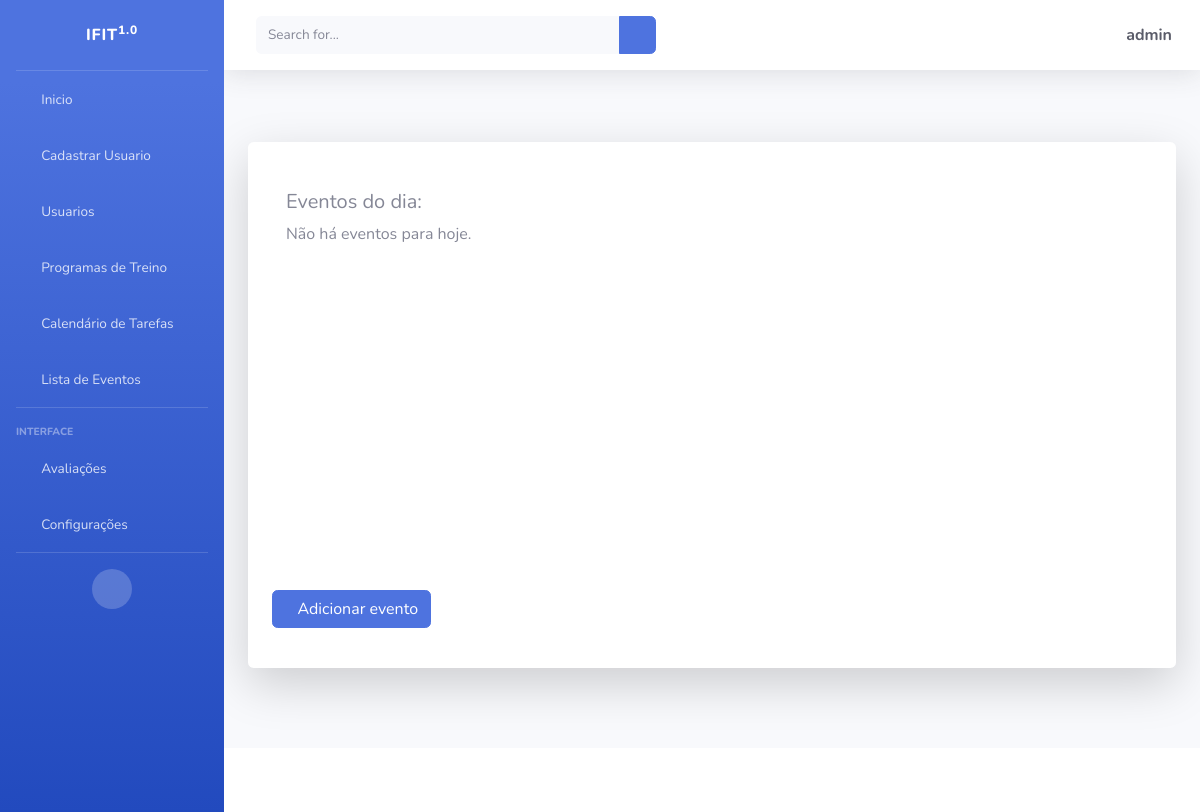
/Calendar/ (signed in), run on an earlier commit of the app's database.
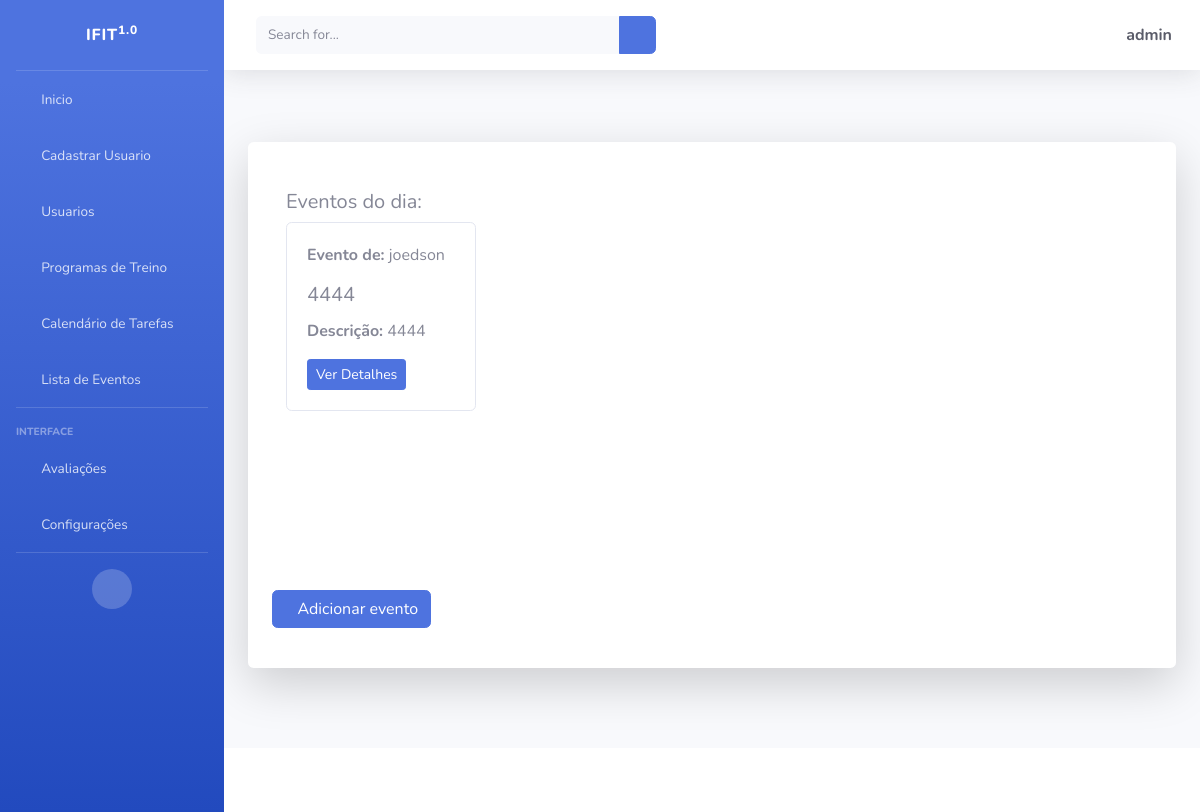
And on a later commit of the database.
### tasks/models.py (models this page shows, shortened)
class Task(models.Model):
    id = models.BigAutoField(primary_key=True)
    title = models.CharField(max_length=255)
    description = models.TextField()
    start_date = models.DateField()
    end_date = models.DateField()
    total_subs = models.PositiveIntegerField(default=0)
    subs = models.PositiveIntegerField(default=0)
    start_time = models.TimeField()
    end_time = models.TimeField()
    usuario = models.ForeignKey(User, on_delete=models.CASCADE)
    programa_treino = models.ForeignKey(TrainingExercicio, on_delete=models.PROTECT)
    created_at = models.DateTimeField(auto_now_add=True)
    updated_at = models.DateTimeField(auto_now=True)

### tasks/views.py (the view)
# urls.py: path('Calendar/', CalendarView.as_view(), name='calendar'),
class CalendarView(TemplateView):
    template_name = 'tasks/calendar.html'
    def get_context_data(self, **kwargs):
        context = super().get_context_data(**kwargs)
        today = timezone.localdate()
        user = self.request.user
        is_authenticated = user.is_authenticated
        if user.is_superuser:
            events_today = Task.objects.filter(start_date__lte=today, end_date__gte=today)
        elif not is_authenticated:
            events_today = Task.objects.none()
        else:
            events_today = Task.objects.filter(usuario=user, start_date__lte=today, end_date__gte=today)
        context['events_today'] = events_today
        return context

### tasks/templates/tasks/calendar.html (shortened to what this page needs)
{% extends 'paginas/index.html' %}
{% load static %}
{% block conteudo %}
<div class="container-fluid mt-4">
    <div class="row" id="calendar-container">
        <div class="col-md-3 mb-3" id="events-column">
            <h5>Eventos do dia:</h5>
            {% for event in events_today %}
                <div class="card mb-2">
                    <div class="card-body">
                        <p class="card-text"><strong>Evento de:</strong> {{ event.usuario.username }}</p>
                        <h5 class="card-title">{{ event.title }}</h5>
                        <p class="card-text"><strong>Descrição:</strong> {{ event.description }}</p>
                        <a href="/task/{{ event.id }}" class="btn btn-primary btn-sm">Ver Detalhes</a>
                    </div>
                </div>
            {% empty %}
                <p class="text-muted">Não há eventos para hoje.</p>
            {% endfor %}
        </div>
        <div class="col-md-9" id="calendar-column">
            <div id="calendar"></div>
        </div>
    </div>
</div>
<div class="row mb-3">
    <div class="col-12 col-sm-auto">
        <a id="add-link" href="{% url 'new-task' %}" class="btn btn-primary d-flex align-items-center">
            <i class="fas fa-plus me-2"></i>  Adicionar evento
        </a>
    </div>
</div>
{% endblock %}

What changed in the data, as far as the page shows it:
added Task: usuario.username "joedson", title "4444", description "4444"
Also different on the page:
text no longer shown: "Não há eventos para hoje."
